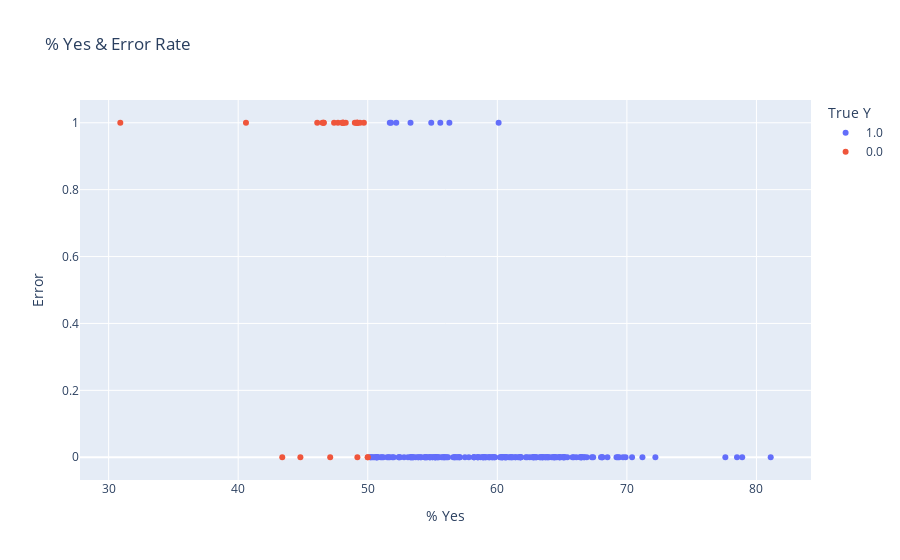

Notebook source saved alongside this figure:
### Code cell
# Plot % Yes & Error
plts.plot_yes_perc_error(X_test_all, y_test, y_pred_dt)

### Figure 1 — Plotly figure (JSON) as saved in the notebook; plotly's stock layout.template omitted (floating-point values rounded to 4 significant figures; data arrays with more than 128 entries replaced by an {"elided": "..."} marker saying what was removed)
{"data": [{"customdata": {"elided": "191x1 str values"}, "hovertemplate": "True Y=1.0<br>% Yes=%{x}<br>Error=%{y}<br>Municipality=%{customdata[0]}<extra></extra>", "legendgroup": "1.0", "marker": {"color": "#636efa", "symbol": "circle"}, "mode": "markers", "name": "1.0", "orientation": "v", "showlegend": true, "type": "scatter", "x": {"elided": "191 float values"}, "xaxis": "x", "y": {"elided": "191 int values"}, "yaxis": "y"}, {"customdata": [["Safiental"], ["Ziefen"], ["Maur"], ["Begnins"], ["Bätterkinden"], ["Fürstenau"], ["Apples"], ["Schelten"], ["Ittigen"], ["Muri (AG)"], ["Veyrier"], ["Schwerzenbach"], ["Lutry"], ["Genève"], ["Unterbäch"], ["Richterswil"], ["Ennetbaden"], ["Pregny-Chambésy"], ["Onsernone"], ["Bedigliora"], ["Wettswil am Albis"], ["Hedingen"], ["La Chaux-de-Fonds"], ["Carouge (GE)"], ["Mauraz"], ["Rheinfelden"]], "hovertemplate": "True Y=0.0<br>% Yes=%{x}<br>Error=%{y}<br>Municipality=%{customdata[0]}<extra></extra>", "legendgroup": "0.0", "marker": {"color": "#EF553B", "symbol": "circle"}, "mode": "markers", "name": "0.0", "orientation": "v", "showlegend": true, "type": "scatter", "x": [47.4, 48.3, 50, 49.2, 47.7, 49.2, 49.2, 48.1, 47.1, 49.4, 49, 46.6, 50, 44.8, 46.5, 48.1, 30.9, 48, 49.1, 48.1, 46.6, 46.1, 49.7, 43.4, 40.6, 49.2], "xaxis": "x", "y": [1, 1, 0, 1, 1, 1, 1, 1, 0, 1, 1, 1, 0, 0, 1, 1, 1, 1, 1, 1, 1, 1, 1, 0, 1, 0], "yaxis": "y"}], "layout": {"legend": {"title": {"text": "True Y"}, "tracegroupgap": 0}, "title": {"text": "% Yes & Error Rate"}, "xaxis": {"anchor": "y", "domain": [0, 1], "title": {"text": "% Yes"}}, "yaxis": {"anchor": "x", "domain": [0, 1], "title": {"text": "Error"}}}}
